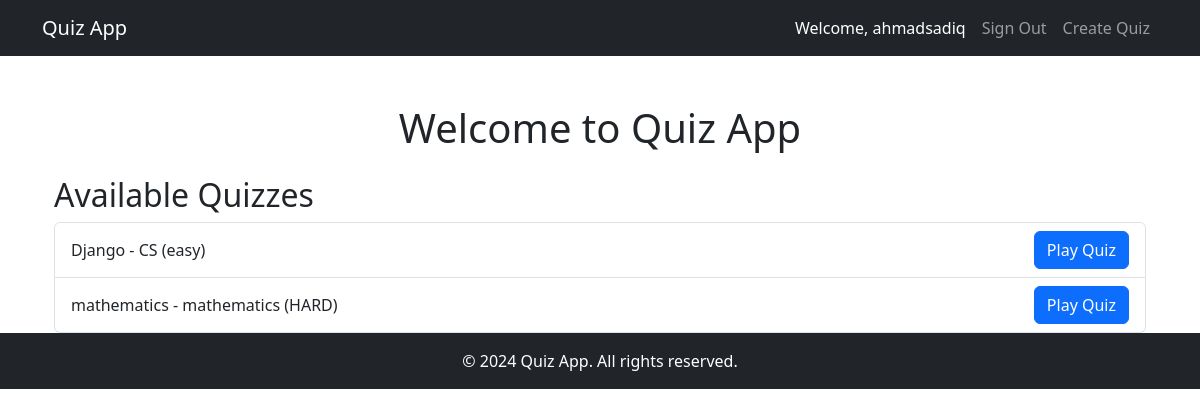
The app's page / (signed in) with its own data.
### quiz_app/models.py (models this page shows, shortened)
class Quiz(models.Model):
    title = models.CharField(max_length=255)
    description = models.TextField()
    category = models.CharField(max_length=100)
    difficulty = models.CharField(max_length=50)
    owner = models.ForeignKey(User, on_delete=models.CASCADE, related_name="quizzes")
    created_at = models.DateTimeField(auto_now_add=True)

### quiz_app/views.py (the view)
# urls.py: path('', index, name='index'),  # Root view for the app
def index(request):
    quizzes = Quiz.objects.all()
    context = {
        'quizzes': quizzes,
        'user': request.user  # Pass the user object to the template
    }
    return render(request, 'index.html', context)

### quiz_app/templates/quiz_app/index.html (shortened to what this page needs)
{% extends 'base.html' %}
{% block body %}
<div class="container mt-5">
    <h1 class="text-center">Welcome to Quiz App</h1>
    <div class="mt-4">
        <h2>Available Quizzes</h2>
        <ul class="list-group">
            {% for quiz in quizzes %}
            <li class="list-group-item d-flex justify-content-between align-items-center">
                {{ quiz.title }} - {{ quiz.category }} ({{ quiz.difficulty }})
                <a href="{% url 'play_quiz' quiz.id %}" class="btn btn-primary">Play Quiz</a>
            </li>
            {% endfor %}
        </ul>
    </div>
</div>
{% endblock body %}

### quiz_app/templates/quiz_app/base.html (shortened to what this page needs)
<!DOCTYPE html>
<html lang="en">
<head>
    <link href="https://cdn.jsdelivr.net/npm/bootstrap@5.3.0-alpha1/dist/css/bootstrap.min.css" rel="stylesheet">
</head>
<body>
    <nav class="navbar navbar-expand-lg navbar-dark bg-dark">
        <div class="container">
            <a class="navbar-brand" href="{% url 'index' %}">Quiz App</a>
            <div class="collapse navbar-collapse" id="navbarNav">
                <ul class="navbar-nav ms-auto">
                    {% if user.is_authenticated %}
                    <li class="nav-item">
                        <span class="nav-link text-white">Welcome, {{ user.username }}</span>
                    </li>
                    <li class="nav-item">
                        <a class="nav-link" href="{% url 'sign_out' %}">Sign Out</a>
                    </li>
                    <li class="nav-item">
                        <a class="nav-link" href="{% url 'create_quiz' %}">Create Quiz</a>
                    </li>
                    {% endif %}
                </ul>
            </div>
        </div>
    </nav>
    <main class="container mt-4">
        {% block body %}{% endblock body %}
    </main>
    <footer class="bg-dark text-white text-center py-3 mt-auto">
        &copy; 2024 Quiz App. All rights reserved.
    </footer>
</body>
</html>

### records on screen
Quiz: title "Django", category "CS", difficulty "easy"
Quiz: title "mathematics", category "mathematics", difficulty "HARD"

### other values on screen
{{ user.username }} "ahmadsadiq"
